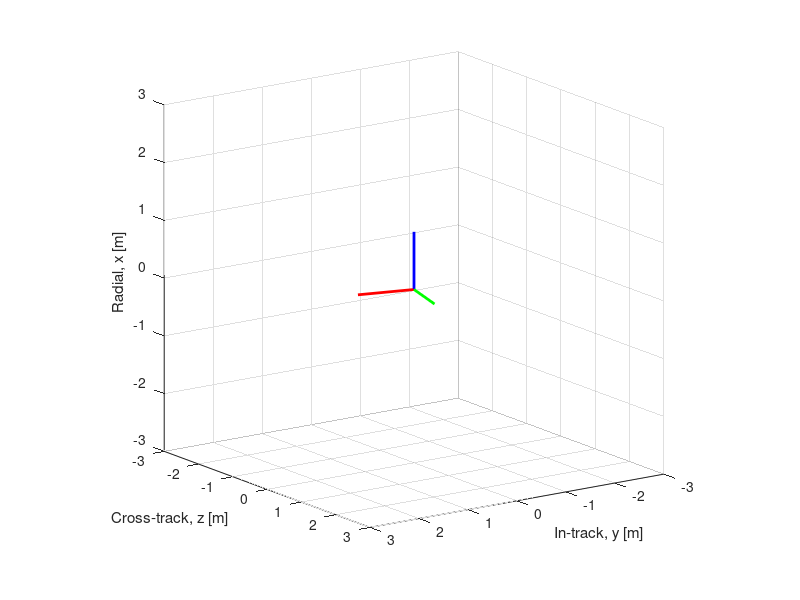
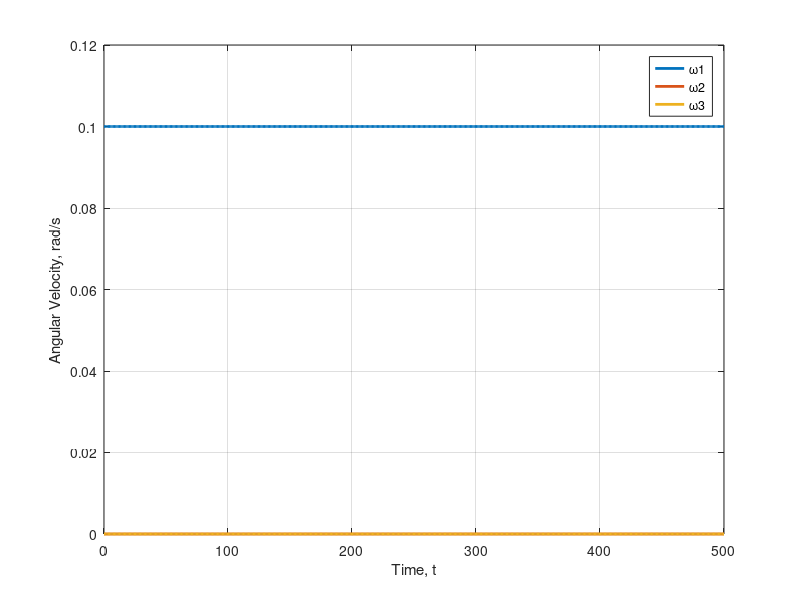
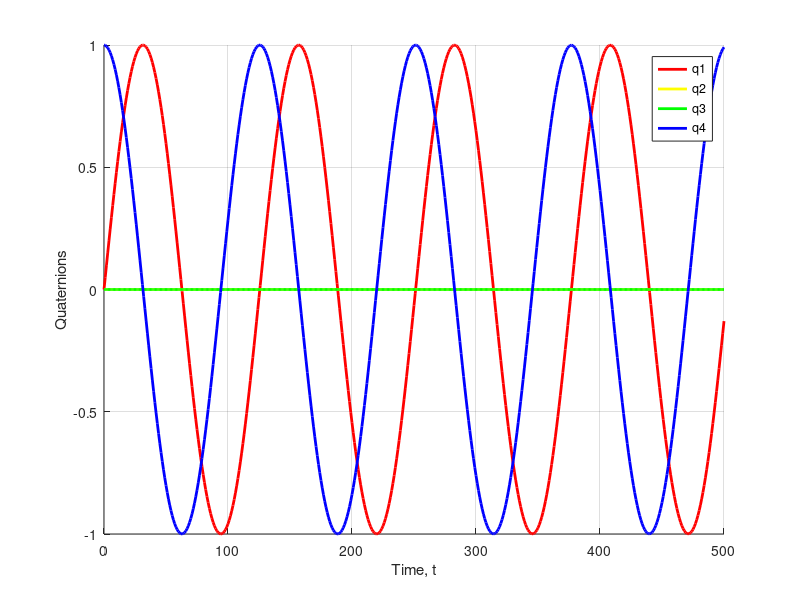

MATLAB code to generate these figures, in order:
function quaterionsTest
clear,clc
close all

tf = 500;
dt = 1;

w0 = [0.1,0,0]';
q0 = [0,0,0,1]';
y0 = [w0;q0];
I = 20/12*(0.3^2+0.3^2)*[1,1,1]';
I = 0.0225*[1,1,1]';

tspan = 0:dt:tf;
[t,y] = ode45(@(t,y)quaternions(t,y,I),tspan,y0);

w = y(:,1:3);
q = y(:,4:7);

figure
for ii = 1:size(q,1)
    qi = q(ii,1:3)';
    q4 = q(ii,4);
    qx = [0 -qi(3) qi(2)
          qi(3) 0 -qi(1)
         -qi(2) qi(1) 0];
    Rbi = (q4^2-qi'*qi)*eye(3)+2*(qi*qi')-2*q4*qx;
    Rib = Rbi';
    clf
    hold on
    plot3([0,Rib(2,1)'],[0,Rib(3,1)'],[0,Rib(1,1)'],'b','linewidth',2);
    plot3([0,Rib(2,2)'],[0,Rib(3,2)'],[0,Rib(1,2)'],'r','linewidth',2);
    plot3([0,Rib(2,3)'],[0,Rib(3,3)'],[0,Rib(1,3)'],'g','linewidth',2);
    hold off
    grid on
    axis([-3 3 -3 3 -3 3])
    camva(9)
    view(145,15)
    zlabel('Radial, x [m]')
    xlabel('In-track, y [m]')
    ylabel('Cross-track, z [m]')
    pause(1e-2)
end

figure
plot(t,w,'linewidth',2)
grid on
legend({'\omega1','\omega2','\omega3'})
xlabel('Time, t')
ylabel('Angular Velocity, rad/s')

figure
hold on
plot(t,q(:,1),'r','linewidth',2)
plot(t,q(:,2),'y','linewidth',2)
plot(t,q(:,3),'g','linewidth',2)
plot(t,q(:,4),'b','linewidth',2)
hold off
grid on
legend({'q1','q2','q3','q4'})
xlabel('Time, t')
ylabel('Quaternions')

end

function dydt = quaternions(t,y,I)
w = y(1:3);
q = y(4:6);
q4 = y(7);

if t > 100 && t < 110
    M = [0.00,0,-0.00]';
else
    M = [0,0,0]';
end

dwdt = zeros(3,1);
dwdt(1) = (I(2)-I(3))/I(1)*w(2)*w(3)+M(1)/I(1);
dwdt(2) = (I(3)-I(1))/I(2)*w(1)*w(3)+M(2)/I(2);
dwdt(3) = (I(1)-I(2))/I(3)*w(1)*w(2)+M(3)/I(3);

qx = [0 -q(3) q(2)
      q(3) 0 -q(1)
      -q(2) q(1) 0];
 
dqdt = 1/2*[qx+q4*eye(3);-q']*w;
dydt = [dwdt;dqdt];
end